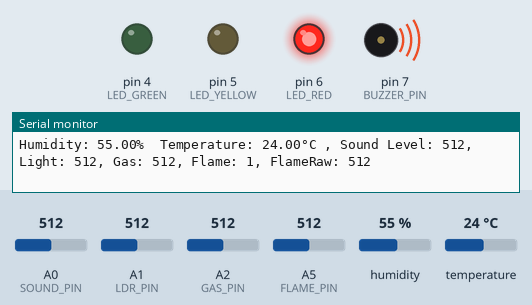
Simulated run of this sketch. Board: Arduino Uno, built with avr-gcc and run on an emulated ATmega328P. On the bench: output pins drawn as LEDs (lit = HIGH), buzzer (waves = sounding), the last lines printed to the serial monitor. The test bench sets the inputs (shaded band); at power-on: A5 (FLAME_PIN) = 512, A0 (SOUND_PIN) = 512, A1 (LDR_PIN) = 512, A2 (GAS_PIN) = 512, humidity 55 %, temperature 24 °C.

Above: at 4.8 s.
4.9 s: A5 (FLAME_PIN) set to 162
7.9 s: A5 (FLAME_PIN) set to 137
At 8.9 s:
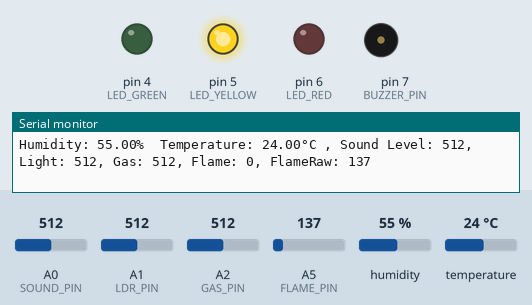
10.9 s: A5 (FLAME_PIN) set to 160
At 13.2 s:
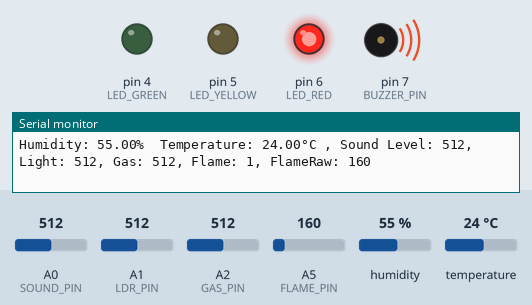
13.9 s: A5 (FLAME_PIN) set to 140
At 14.7 s:
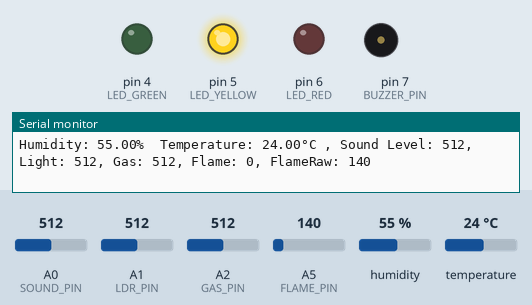
Timing chart, 0 to 16.9 s (numbered marks = the images above; inputs shaded):
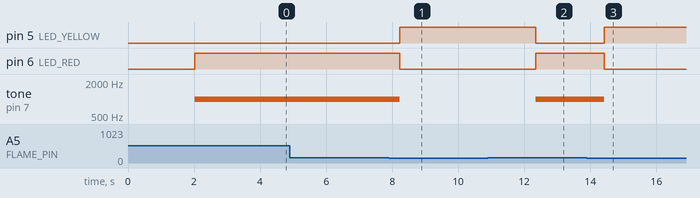

The sketch:

sensor_data.ino
```cpp
#include "DHT.h"
#define DHTPIN 2
#define DHTTYPE DHT11
#define SOUND_PIN A0
#define LDR_PIN A1
#define GAS_PIN A2
#define FLAME_PIN A5
#define LED_GREEN 4
#define LED_YELLOW 5
#define LED_RED 6
#define BUZZER_PIN 7
#define SD_CS_PIN 10

DHT dht(DHTPIN, DHTTYPE);

// ---- Thresholds for instant local feedback ----
// Tune these to your space; these are just starting points.
const float TEMP_HIGH = 28.0;       // C - above this counts as "warm"
const float HUMIDITY_HIGH = 50.0;   // % - above this counts as "humid"
const int SOUND_HIGH = 550;         // raw ADC ~ corresponds to ~80dB per your calibration
const int LIGHT_HIGH = 800;         // raw ADC ~ "too bright", this is relative to your
                                     // LDR/resistor pairing, tune based on your own readings

// ---- Gas sensor (MQ-135) threshold ----
// PLACEHOLDER, MQ-135 needs a warm-up period (can take a while for the
// heating element to stabilize) before readings are meaningful, and the
// "normal" baseline varies by unit and environment. Once you have the
// sensor, let it warm up, note its resting value in clean air, and set
// this comfortably above that baseline.
const int GAS_HIGH = 400;

// ---- Flame sensor threshold ----
// Calibrated using measured values: resting ~3, flame (close range) ~700.
// Set below the midpoint to stay sensitive to flames that aren't right
// next to the sensor, while staying safely above the resting noise floor.
const int FLAME_THRESHOLD = 150;

void setup() {
  Serial.begin(9600);
  dht.begin();

  pinMode(LED_GREEN, OUTPUT);
  pinMode(LED_YELLOW, OUTPUT);
  pinMode(LED_RED, OUTPUT);
  pinMode(BUZZER_PIN, OUTPUT);
}

void setStatusLED(bool bad, bool warn) {
  digitalWrite(LED_RED, bad ? HIGH : LOW);
  digitalWrite(LED_YELLOW, (!bad && warn) ? HIGH : LOW);
  digitalWrite(LED_GREEN, (!bad && !warn) ? HIGH : LOW);
}

void loop() {
  delay(2000);

  float h = dht.readHumidity();
  float t = dht.readTemperature();
  int soundLevel = analogRead(SOUND_PIN);
  int lightLevel = analogRead(LDR_PIN);
  int gasLevel = analogRead(GAS_PIN);
  int flameRaw = analogRead(FLAME_PIN);

  // Adjust this comparison direction if your sensor's resting/flame values
  // turn out to be reversed once you calibrate.
  bool flameDetected = (flameRaw > FLAME_THRESHOLD);

  if (isnan(h) || isnan(t)) {
    Serial.println("Failed to read from DHT11 sensor!");
    return;
  }

  bool bad = flameDetected;  // flame is always a critical/bad condition
  bool warn = (t > TEMP_HIGH || h > HUMIDITY_HIGH || soundLevel > SOUND_HIGH ||
               gasLevel > GAS_HIGH || lightLevel > LIGHT_HIGH);

  setStatusLED(bad, warn);

  if (bad) {
    tone(BUZZER_PIN, 1000);  // no duration = plays continuously until noTone() is called
  } else {
    noTone(BUZZER_PIN);
  }

  Serial.print("Humidity: ");
  Serial.print(h);
  Serial.print("%  Temperature: ");
  Serial.print(t);
  Serial.print("°C , Sound Level: ");
  Serial.print(soundLevel);
  Serial.print(", Light: ");
  Serial.print(lightLevel);
  Serial.print(", Gas: ");
  Serial.print(gasLevel);
  Serial.print(", Flame: ");
  Serial.print(flameDetected ? 1 : 0);
  Serial.print(", FlameRaw: ");
  Serial.print(flameRaw);
  Serial.print("\n");
}
```

Measured:
- the behaviour switches between 151 and 150 on A5 (FLAME_PIN) (found by bisection; images 0 and 1)
- after the input at 7.9 s, pin 5 (LED_YELLOW): LOW → HIGH after 0.32 s; pin 6 (LED_RED): HIGH → LOW after 0.32 s; tone on pin 7 (BUZZER_PIN): 1000 Hz → silent after 0.32 s
- after the input at 10.9 s, pin 5 (LED_YELLOW): HIGH → LOW after 1.5 s; pin 6 (LED_RED): LOW → HIGH after 1.5 s; tone on pin 7 (BUZZER_PIN): silent → 1000 Hz after 1.5 s
- after the input at 13.9 s, pin 5 (LED_YELLOW): LOW → HIGH after 0.52 s; pin 6 (LED_RED): HIGH → LOW after 0.52 s; tone on pin 7 (BUZZER_PIN): 1000 Hz → silent after 0.52 s
